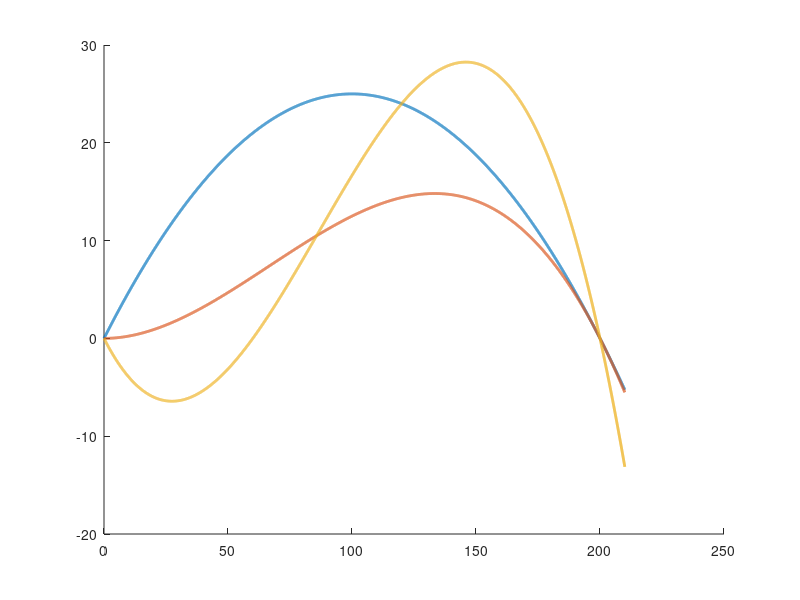

MATLAB code for this plot: (Note: this script raises an error after producing the figure.)
%--- Model parameters and density vector
r = 0.5; % Intrinsic growth rate
K = 200; % Carrying capacity
A_strong = 60; % Strong effect threshold
N = linspace(0, K*1.05, 5000);
%--- Compute growth curves
growth_no = r * N .* (1 - N/K);
growth_weak = (r/K) * N.^2 .* (1 - N/K);
growth_strong = r * N .* (1 - N/K) .* (N/A_strong - 1);
%--- Plot all three curves
figure;
hold on
plot(N, growth_no, 'LineWidth', 2);
plot(N, growth_weak, 'LineWidth', 2);
plot(N, growth_strong, 'LineWidth', 2);
yline(0, 'k-', 'LineWidth', 1.5); 
title('Population Growth Models with Allee Effects');
xlabel('Population Density'); ylabel('dN/dt');
legend('No Allee Effect', 'Weak Allee Effect', 'Strong Allee Effect', 'Location', 'southeast');
xlim([0, K*1.1])
hold off
